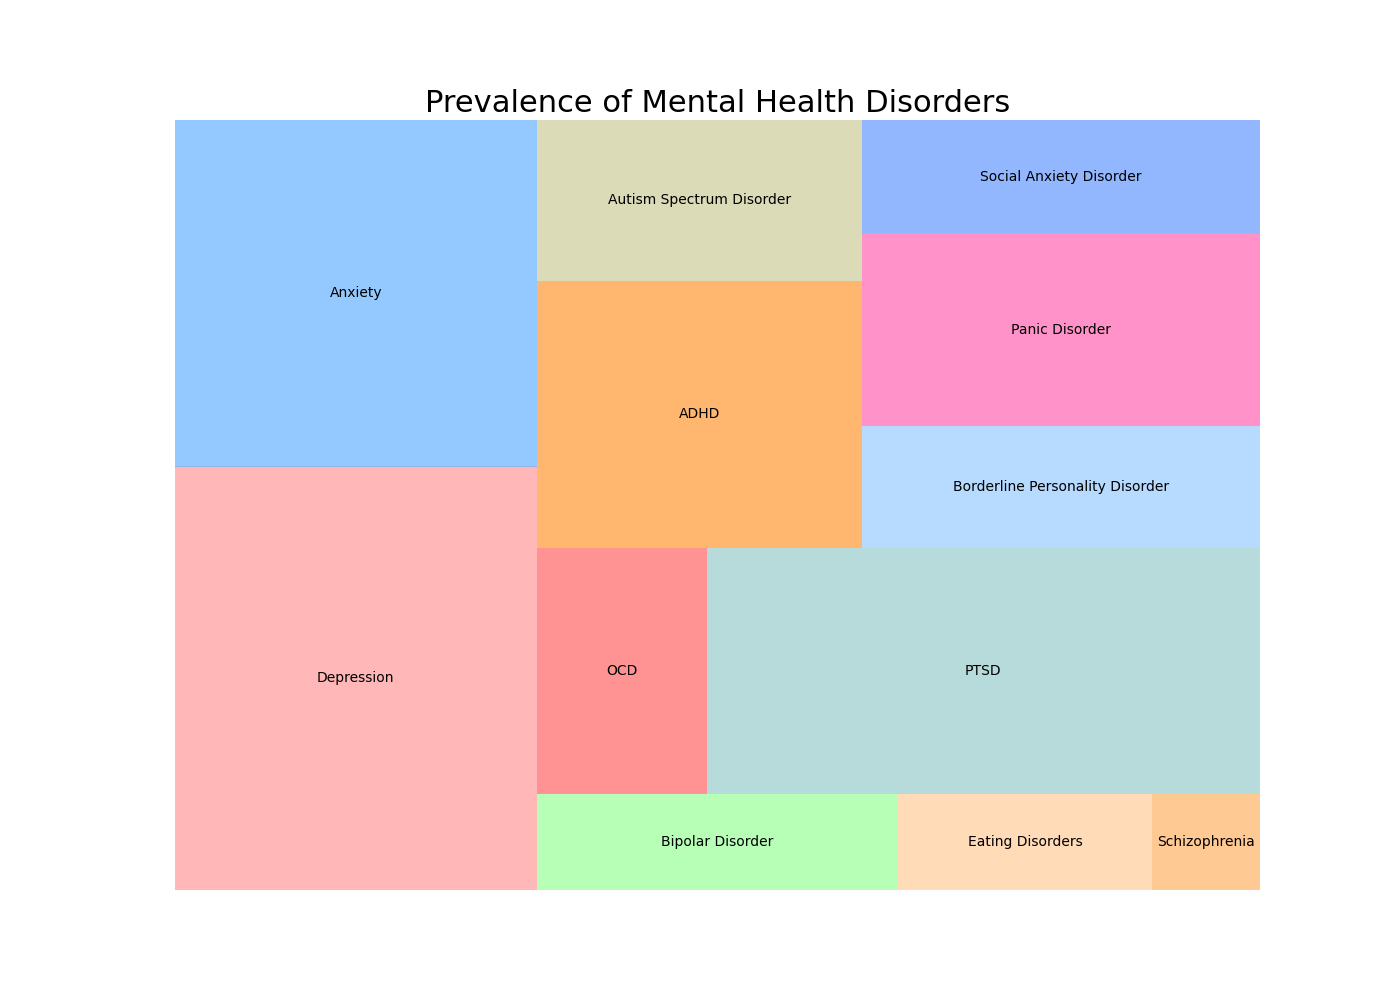

The Python source for this figure:

import matplotlib.pyplot as plt
import pandas as pd
import squarify

# Define the dataset
data = {
    'Disorder': ['Depression', 'Anxiety', 'Bipolar Disorder', 'Eating Disorders', 'Schizophrenia', 
                 'OCD', 'PTSD', 'ADHD', 'Autism Spectrum Disorder', 'Borderline Personality Disorder', 
                 'Panic Disorder', 'Social Anxiety Disorder'],
    'Prevalence': [4.4, 3.6, 1.0, 0.7, 0.3, 1.2, 3.9, 2.5, 1.5, 1.4, 2.2, 1.3]
}

df = pd.DataFrame(data)

# Define the color scheme
colors = ['#FF9999', '#66B2FF', '#99FF99', '#FFCC99', 
          '#FFB266', '#FF6666', '#99CCCC', '#FF9933', 
          '#CCCC99', '#99CCFF', '#FF66B2', '#6699FF']

# Create the figure with specified figure size
fig = plt.figure(figsize=(14, 10))
ax = fig.add_subplot(111, aspect="auto")

# Create a treemap
squarify.plot(sizes=df['Prevalence'], label=df['Disorder'], color=colors, alpha=0.7)

# Set the title of the plot
plt.title('Prevalence of Mental Health Disorders', fontsize=22)

# Remove the axes
plt.axis('off')

# Show the plot
plt.show()
